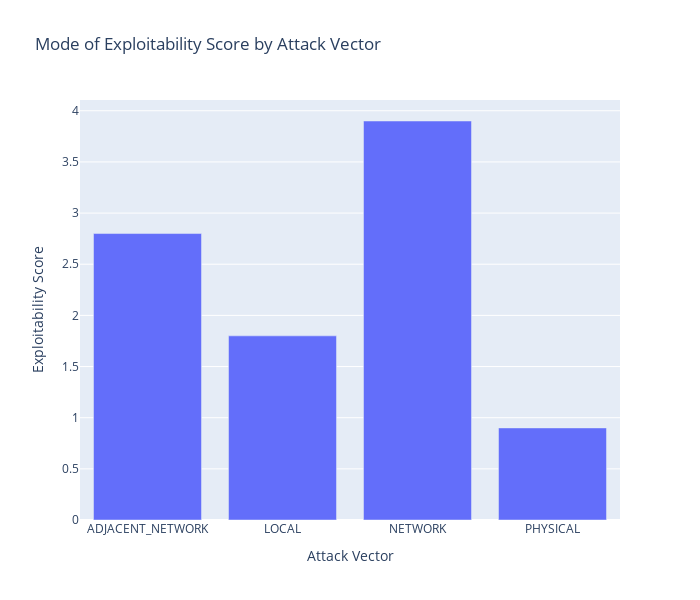

Notebook code for this chart:
### Code cell
mode_df_exploitability_score = dt_analyzer.calculate_mode_category(dataFrame, "attackVector", "exploitabilityScore", "Attack Vector", "Exploitability Score")
dt_analyzer.show_bar_chart(mode_df_exploitability_score, "Attack Vector", "Exploitability Score", 700, 600, "Mode of Exploitability Score by Attack Vector")

### Figure 1 — Plotly figure (JSON) as saved in the notebook; plotly's stock layout.template omitted (floating-point values rounded to 4 significant figures)
{"data": [{"alignmentgroup": "True", "hovertemplate": "Attack Vector=%{x}<br>Exploitability Score=%{y}<extra></extra>", "legendgroup": "", "marker": {"color": "#636efa", "pattern": {"shape": ""}}, "name": "", "offsetgroup": "", "orientation": "v", "showlegend": false, "textposition": "auto", "type": "bar", "x": ["ADJACENT_NETWORK", "LOCAL", "NETWORK", "PHYSICAL"], "xaxis": "x", "y": [2.8, 1.8, 3.9, 0.9], "yaxis": "y"}], "layout": {"barmode": "relative", "height": 600, "legend": {"tracegroupgap": 0}, "title": {"text": "Mode of Exploitability Score by Attack Vector"}, "width": 700, "xaxis": {"anchor": "y", "domain": [0, 1], "title": {"text": "Attack Vector"}}, "yaxis": {"anchor": "x", "domain": [0, 1], "title": {"text": "Exploitability Score"}}}}
